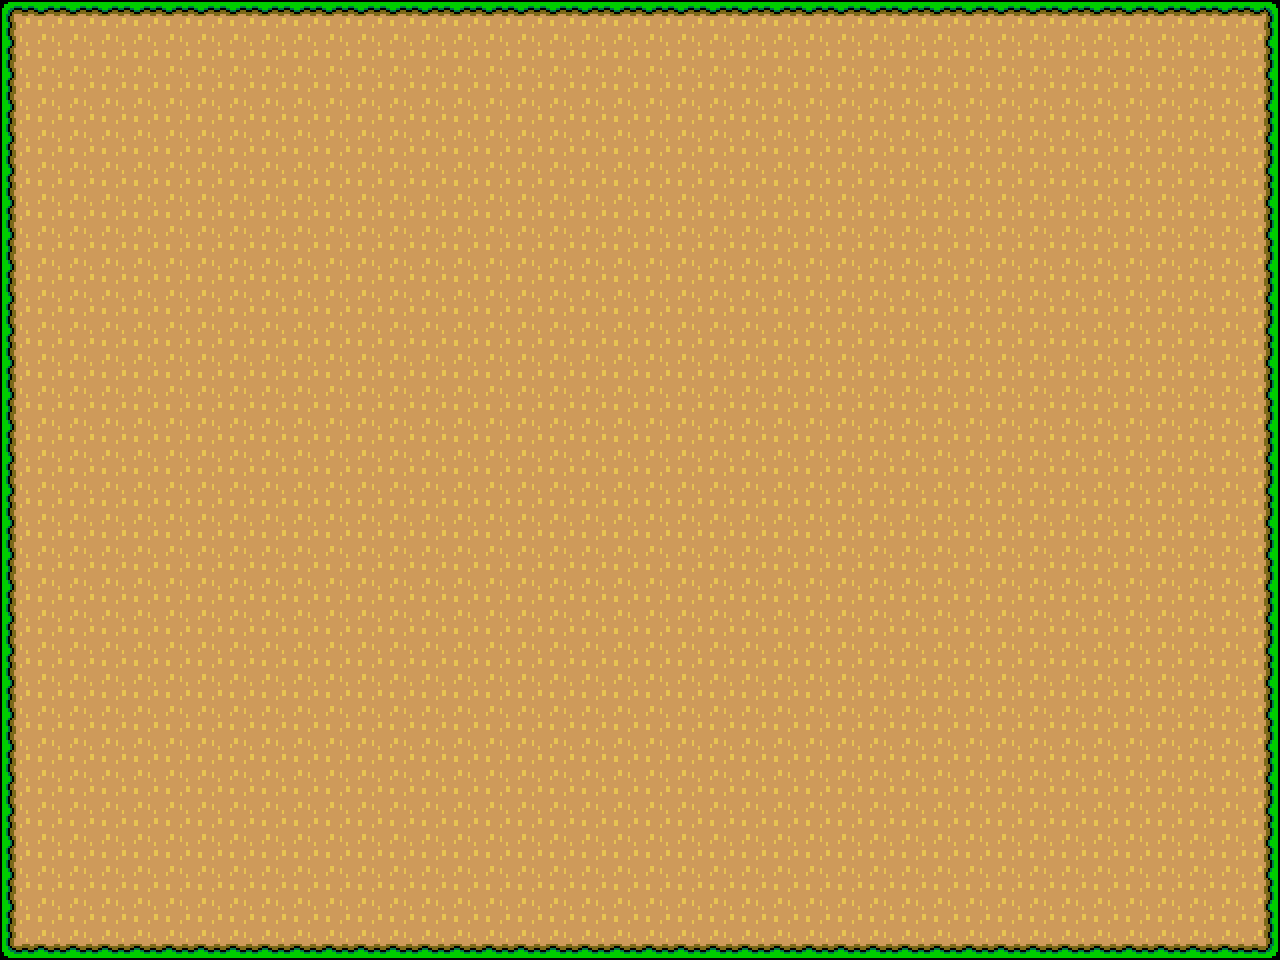

A level layout from a 2D game, rendered from its tile map. Below: a short description, then the map file with its tile-grid data intact:
An orthogonal 40x30 tile map with 32x32 px tiles, 1 tile layer (Слой тайлов 1).

<map version="1.9" tiledversion="1.9.2" orientation="orthogonal" renderorder="right-down" width="40" height="30" tilewidth="32" tileheight="32" infinite="0" nextlayerid="2" nextobjectid="1">
 <tileset firstgid="1" source="1626794337_26-kartinkin-com-p-piksel-art-taili-art-krasivo-27.tsx" />
 <layer id="1" name="Слой тайлов 1" width="40" height="30">
  <data encoding="csv">
113,114,114,114,114,114,114,114,114,114,114,114,114,114,114,114,114,114,114,114,114,114,114,114,114,114,114,114,114,114,114,114,114,114,114,114,114,114,114,115,
145,146,146,146,146,146,146,146,146,146,146,146,146,146,146,146,146,146,146,146,146,146,146,146,146,146,146,146,146,146,146,146,146,146,146,146,146,146,146,147,
145,146,146,146,146,146,146,146,146,146,146,146,146,146,146,146,146,146,146,146,146,146,146,146,146,146,146,146,146,146,146,146,146,146,146,146,146,146,146,147,
145,146,146,146,146,146,146,146,146,146,146,146,146,146,146,146,146,146,146,146,146,146,146,146,146,146,146,146,146,146,146,146,146,146,146,146,146,146,146,147,
145,146,146,146,146,146,146,146,146,146,146,146,146,146,146,146,146,146,146,146,146,146,146,146,146,146,146,146,146,146,146,146,146,146,146,146,146,146,146,147,
145,146,146,146,146,146,146,146,146,146,146,146,146,146,146,146,146,146,146,146,146,146,146,146,146,146,146,146,146,146,146,146,146,146,146,146,146,146,146,147,
145,146,146,146,146,146,146,146,146,146,146,146,146,146,146,146,146,146,146,146,146,146,146,146,146,146,146,146,146,146,146,146,146,146,146,146,146,146,146,147,
145,146,146,146,146,146,146,146,146,146,146,146,146,146,146,146,146,146,146,146,146,146,146,146,146,146,146,146,146,146,146,146,146,146,146,146,146,146,146,147,
145,146,146,146,146,146,146,146,146,146,146,146,146,146,146,146,146,146,146,146,146,146,146,146,146,146,146,146,146,146,146,146,146,146,146,146,146,146,146,147,
145,146,146,146,146,146,146,146,146,146,146,146,146,146,146,146,146,146,146,146,146,146,146,146,146,146,146,146,146,146,146,146,146,146,146,146,146,146,146,147,
145,146,146,146,146,146,146,146,146,146,146,146,146,146,146,146,146,146,146,146,146,146,146,146,146,146,146,146,146,146,146,146,146,146,146,146,146,146,146,147,
145,146,146,146,146,146,146,146,146,146,146,146,146,146,146,146,146,146,146,146,146,146,146,146,146,146,146,146,146,146,146,146,146,146,146,146,146,146,146,147,
145,146,146,146,146,146,146,146,146,146,146,146,146,146,146,146,146,146,146,146,146,146,146,146,146,146,146,146,146,146,146,146,146,146,146,146,146,146,146,147,
145,146,146,146,146,146,146,146,146,146,146,146,146,146,146,146,146,146,146,146,146,146,146,146,146,146,146,146,146,146,146,146,146,146,146,146,146,146,146,147,
145,146,146,146,146,146,146,146,146,146,146,146,146,146,146,146,146,146,146,146,146,146,146,146,146,146,146,146,146,146,146,146,146,146,146,146,146,146,146,147,
145,146,146,146,146,146,146,146,146,146,146,146,146,146,146,146,146,146,146,146,146,146,146,146,146,146,146,146,146,146,146,146,146,146,146,146,146,146,146,147,
145,146,146,146,146,146,146,146,146,146,146,146,146,146,146,146,146,146,146,146,146,146,146,146,146,146,146,146,146,146,146,146,146,146,146,146,146,146,146,147,
145,146,146,146,146,146,146,146,146,146,146,146,146,146,146,146,146,146,146,146,146,146,146,146,146,146,146,146,146,146,146,146,146,146,146,146,146,146,146,147,
145,146,146,146,146,146,146,146,146,146,146,146,146,146,146,146,146,146,146,146,146,146,146,146,146,146,146,146,146,146,146,146,146,146,146,146,146,146,146,147,
145,146,146,146,146,146,146,146,146,146,146,146,146,146,146,146,146,146,146,146,146,146,146,146,146,146,146,146,146,146,146,146,146,146,146,146,146,146,146,147,
145,146,146,146,146,146,146,146,146,146,146,146,146,146,146,146,146,146,146,146,146,146,146,146,146,146,146,146,146,146,146,146,146,146,146,146,146,146,146,147,
145,146,146,146,146,146,146,146,146,146,146,146,146,146,146,146,146,146,146,146,146,146,146,146,146,146,146,146,146,146,146,146,146,146,146,146,146,146,146,147,
145,146,146,146,146,146,146,146,146,146,146,146,146,146,146,146,146,146,146,146,146,146,146,146,146,146,146,146,146,146,146,146,146,146,146,146,146,146,146,147,
145,146,146,146,146,146,146,146,146,146,146,146,146,146,146,146,146,146,146,146,146,146,146,146,146,146,146,146,146,146,146,146,146,146,146,146,146,146,146,147,
145,146,146,146,146,146,146,146,146,146,146,146,146,146,146,146,146,146,146,146,146,146,146,146,146,146,146,146,146,146,146,146,146,146,146,146,146,146,146,147,
145,146,146,146,146,146,146,146,146,146,146,146,146,146,146,146,146,146,146,146,146,146,146,146,146,146,146,146,146,146,146,146,146,146,146,146,146,146,146,147,
145,146,146,146,146,146,146,146,146,146,146,146,146,146,146,146,146,146,146,146,146,146,146,146,146,146,146,146,146,146,146,146,146,146,146,146,146,146,146,147,
145,146,146,146,146,146,146,146,146,146,146,146,146,146,146,146,146,146,146,146,146,146,146,146,146,146,146,146,146,146,146,146,146,146,146,146,146,146,146,147,
145,146,146,146,146,146,146,146,146,146,146,146,146,146,146,146,146,146,146,146,146,146,146,146,146,146,146,146,146,146,146,146,146,146,146,146,146,146,146,147,
177,178,178,178,178,178,178,178,178,178,178,178,178,178,178,178,178,178,178,178,178,178,178,178,178,178,178,178,178,178,178,178,178,178,178,178,178,178,178,179
</data>
 </layer>
</map>
